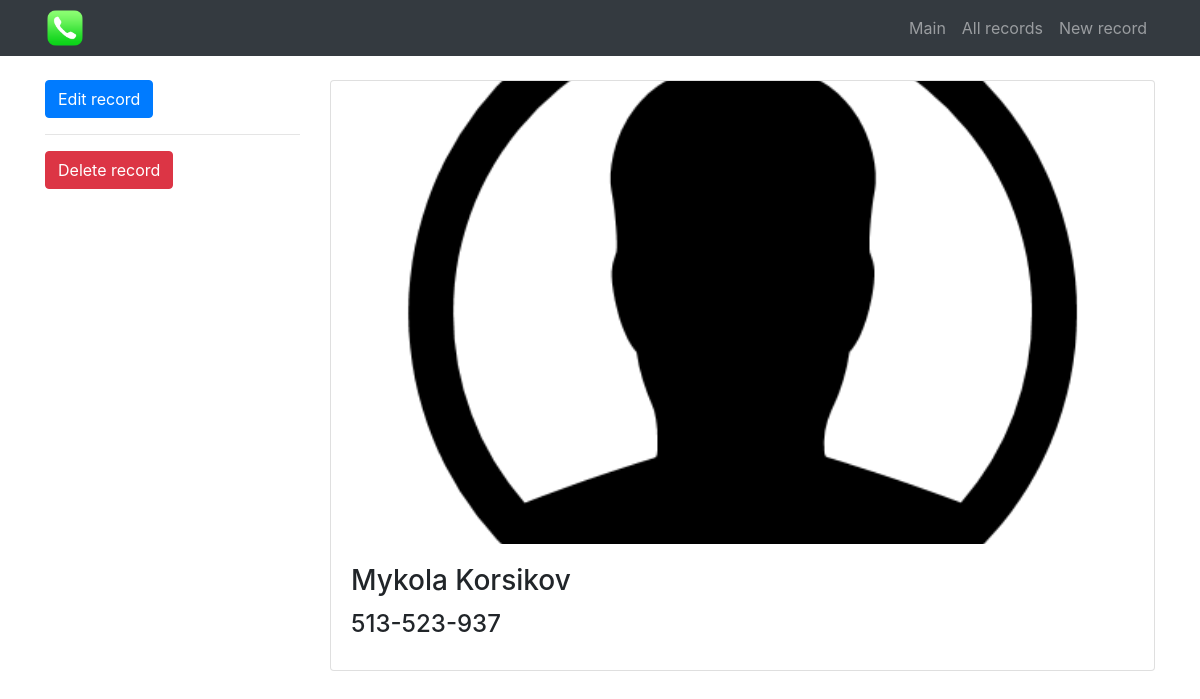
The page /record/1 on the database as committed earlier.
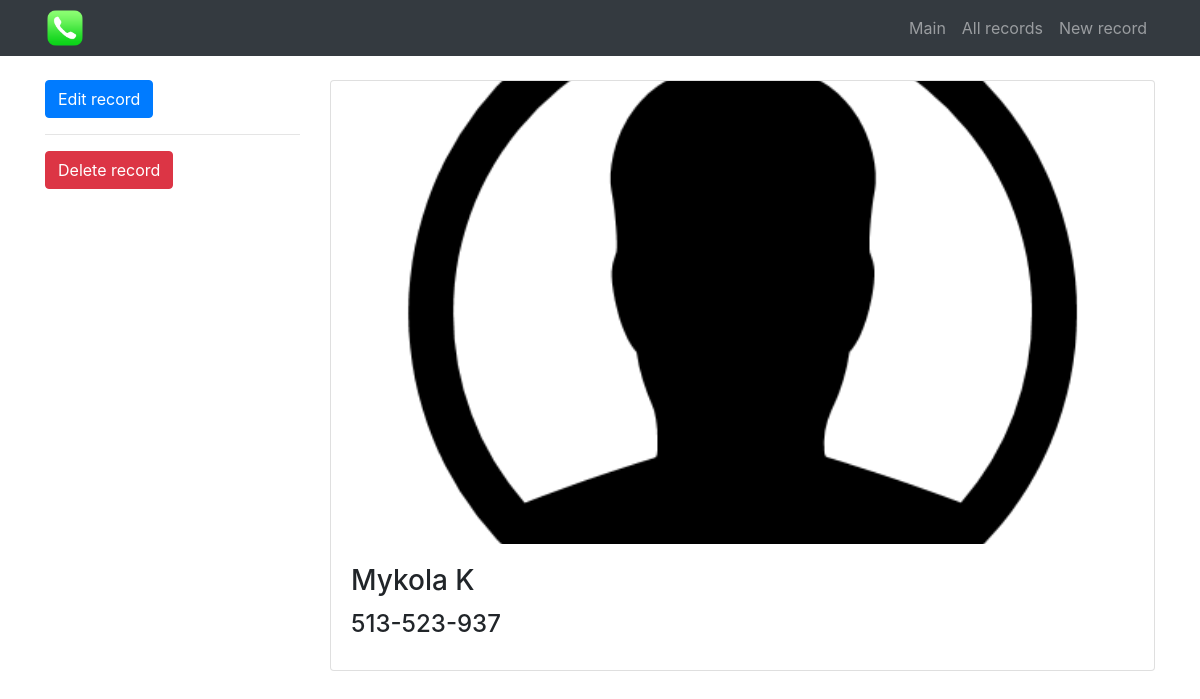
The same page on the database as committed later.
### tables this page shows
CREATE TABLE contacts(
                    id      INTEGER PRIMARY KEY AUTOINCREMENT,
                    name    TEXT,
                    phone   TEXT              
);

### HW53n/main53.py (the view)
@app.route("/record/<int:record_id>")
def record(record_id):
    c = get_db().cursor()
    record_from_db = c.execute("""SELECT  c.id, c.name, c.phone
    FROM contacts AS c WHERE c.id = ?""", (record_id,))
    row = c.fetchone()
    try:
        record = {
            "id": row[0],
            "name": row[1],
            "phone": row[2]
        }
    except:
        record = {}
    if record:
        deleteRecordForm = DeleteRecordForm()
        return render_template("record.html", record=record, deleteRecordForm=deleteRecordForm)
    return redirect(url_for("main"))

### HW53n/main53.py
class DeleteRecordForm(RecordForm):
    submit = SubmitField("Delete record")

### HW53n/main53.py (called while the page is built)
def get_db():
    db = getattr(g, '_database', None)
    if db is None:
        db = g._database = sqlite3.connect('db/phonebook.db')
    return db

@app.teardown_appcontext
def close_connection(exception):
    db = getattr(g, "_database", None)
    if db is not None:
        db.close()

### HW53n/templates/record.html (shortened to what this page needs)
{% extends 'base.html' %}
{% block content %}
<div class="row">
  <div class="col-lg-3 my-4">
    <a href="{{ url_for('edit_record', record_id=record.id) }}" class="btn btn-primary">Edit record</a>
    <hr>
    <form class="delete-form" method="POST" action="{{ url_for('delete_record', record_id=record.id) }}">
      {{ deleteRecordForm.submit(class="btn btn-danger", onclick="return confirm('Are you sure you want to delete this
      record?');") }}
    </form>
  </div>
  <div class="col-lg-9">
    <div class="card mt-4">
      <div class="embed-responsive embed-responsive-16by9">
        <img class="card-img-top embed-responsive-item"
          src="{{ url_for('static', filename='images/contact_icon.png') }}">
      </div>
      <div class="card-body">
        <h3 class="card-title">{{ record.name }}</h3>
        <h4 class="card-title">{{ record.phone }}</h4>
      </div>
    </div>
  </div>
</div>
{% endblock %}

### HW53n/templates/base.html (shortened to what this page needs)
<!DOCTYPE html>
<html lang="en">
<head>
    <link rel="stylesheet" href="https://cdn.jsdelivr.net/npm/bootstrap@4.3.1/dist/css/bootstrap.min.css"
>
    <link rel="stylesheet" href="{{ url_for('static', filename='css/style.css') }}">
</head>
<body>
    <nav class="navbar navbar-expand-lg navbar-dark bg-dark fixed-top">
        <div class="container">
            <a href="{{ url_for('main') }}" class="navbar-brand">
                <img src="{{ url_for('static', filename='images/Phone_icon.png') }}" height="40px">
            </a>
            <div class="collapse navbar-collapse" id="navbarResponsive">
                <ul class="navbar-nav ml-auto">
                    <li class="nav-item {{ 'active' if active_page == 'main' else '' }}">
                        <a href="{{ url_for('main') }}" class="nav-link">Main</a>
                    </li>
                    <li class="nav-item {{ 'active' if active_page == 'all' else '' }}">
                        <a href="{{ url_for('show_all') }}" class="nav-link">All records</a>
                    </li>
                    <li class="nav-item {{ 'active' if active_page == 'new' else '' }}">
                        <a href="{{ url_for('new_record') }}" class="nav-link">New record</a>
                    </li>
                </ul>
            </div>
        </div>
    </nav>
    <div class="container">
      {% block content %}{% endblock %}
    </div>
</body>
</html>

### HW53n/static/css/style.css (style rules this page uses)
body { padding-top: 56px; }
.navbar-brand { padding-top: 0rem; padding-bottom: 0rem; }
.card-img-top { object-fit: cover; }

Rows that differ between the two databases and show on the page:
changed contacts: name "Mykola Korsikov" → "Mykola K"
